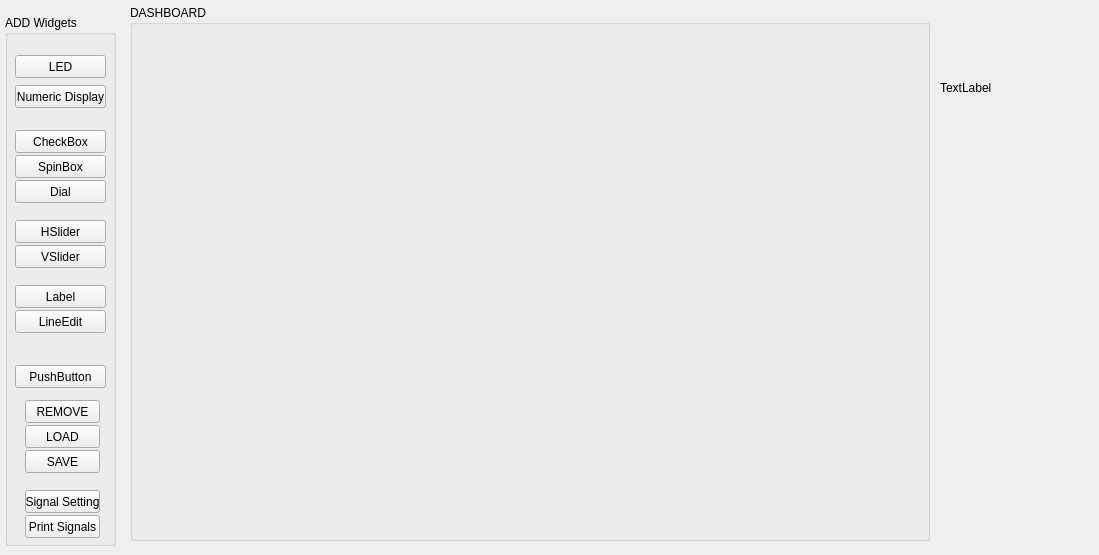
          <widget class="QWidget" name="tab_11">
           <attribute name="title">
            <string>DashBoard</string>
           </attribute>
           <widget class="QLabel" name="label_logo">
            <property name="geometry">
             <rect>
              <x>940</x>
              <y>10</y>
              <width>150</width>
              <height>156</height>
             </rect>
            </property>
            <property name="text">
             <string>TextLabel</string>
            </property>
           </widget>
           <widget class="QGroupBox" name="groupBox_Dashboard">
            <property name="geometry">
             <rect>
              <x>130</x>
              <y>5</y>
              <width>800</width>
              <height>536</height>
             </rect>
            </property>
            <property name="sizePolicy">
             <sizepolicy hsizetype="Preferred" vsizetype="Fixed">
              <horstretch>0</horstretch>
              <verstretch>0</verstretch>
             </sizepolicy>
            </property>
            <property name="title">
             <string>DASHBOARD</string>
            </property>
           </widget>
           <widget class="QGroupBox" name="groupBox_2">
            <property name="geometry">
             <rect>
              <x>5</x>
              <y>15</y>
              <width>111</width>
              <height>531</height>
             </rect>
            </property>
            <property name="autoFillBackground">
             <bool>true</bool>
            </property>
            <property name="title">
             <string>ADD Widgets</string>
            </property>
            <widget class="QPushButton" name="pushButton_13">
             <property name="geometry">
              <rect>
               <x>10</x>
               <y>115</y>
               <width>91</width>
               <height>23</height>
              </rect>
             </property>
             <property name="text">
              <string>CheckBox</string>
             </property>
            </widget>
            <widget class="QPushButton" name="pushButton_9">
             <property name="geometry">
              <rect>
               <x>10</x>
               <y>40</y>
               <width>91</width>
               <height>23</height>
              </rect>
             </property>
             <property name="text">
              <string>LED</string>
             </property>
            </widget>
            <widget class="QPushButton" name="pushButton_10">
             <property name="geometry">
              <rect>
               <x>10</x>
               <y>70</y>
               <width>91</width>
               <height>23</height>
              </rect>
             </property>
             <property name="text">
              <string>Numeric Display</string>
             </property>
            </widget>
            <widget class="QPushButton" name="pushButton_14">
             <property name="geometry">
              <rect>
               <x>10</x>
               <y>270</y>
               <width>91</width>
               <height>23</height>
              </rect>
             </property>
             <property name="text">
              <string>Label</string>
             </property>
            </widget>
            <widget class="QPushButton" name="pushButton_15">
             <property name="geometry">
              <rect>
               <x>10</x>
               <y>350</y>
               <width>91</width>
               <height>23</height>
              </rect>
             </property>
             <property name="text">
              <string>PushButton</string>
             </property>
            </widget>
            <widget class="QPushButton" name="pushButton_20">
             <property name="geometry">
              <rect>
               <x>10</x>
               <y>140</y>
               <width>91</width>
               <height>23</height>
              </rect>
             </property>
             <property name="text">
              <string>SpinBox</string>
             </property>
            </widget>
            <widget class="QPushButton" name="pushButton_17">
             <property name="geometry">
              <rect>
               <x>10</x>
               <y>165</y>
               <width>91</width>
               <height>23</height>
              </rect>
             </property>
             <property name="text">
              <string>Dial</string>
             </property>
            </widget>
            <widget class="QPushButton" name="pushButton_21">
             <property name="geometry">
              <rect>
               <x>10</x>
               <y>205</y>
               <width>91</width>
               <height>23</height>
              </rect>
             </property>
             <property name="text">
              <string>HSlider</string>
             </property>
            </widget>
            <widget class="QPushButton" name="pushButton_16">
             <property name="geometry">
              <rect>
               <x>10</x>
               <y>230</y>
               <width>91</width>
               <height>23</height>
              </rect>
             </property>
             <property name="text">
              <string>VSlider</string>
             </property>
            </widget>
            <widget class="QPushButton" name="pushButton_RemoveWidget">
             <property name="geometry">
              <rect>
               <x>20</x>
               <y>385</y>
               <width>75</width>
               <height>23</height>
              </rect>
             </property>
             <property name="text">
              <string>REMOVE</string>
             </property>
            </widget>
            <widget class="QPushButton" name="pushButton_12">
             <property name="geometry">
              <rect>
               <x>20</x>
               <y>410</y>
               <width>75</width>
               <height>23</height>
              </rect>
             </property>
             <property name="text">
              <string>LOAD</string>
             </property>
            </widget>
            <widget class="QPushButton" name="pushButton_11">
             <property name="geometry">
              <rect>
               <x>20</x>
               <y>435</y>
               <width>75</width>
               <height>23</height>
              </rect>
             </property>
             <property name="text">
              <string>SAVE</string>
             </property>
            </widget>
            <widget class="QPushButton" name="pushButton_19">
             <property name="geometry">
              <rect>
               <x>20</x>
               <y>500</y>
               <width>75</width>
               <height>23</height>
              </rect>
             </property>
             <property name="text">
              <string>Print Signals</string>
             </property>
            </widget>
            <widget class="QPushButton" name="pushButton_18">
             <property name="geometry">
              <rect>
               <x>20</x>
               <y>475</y>
               <width>75</width>
               <height>23</height>
              </rect>
             </property>
             <property name="text">
              <string>Signal Setting</string>
             </property>
            </widget>
            <widget class="QPushButton" name="pushButton_22">
             <property name="geometry">
              <rect>
               <x>10</x>
               <y>295</y>
               <width>91</width>
               <height>23</height>
              </rect>
             </property>
             <property name="text">
              <string>LineEdit</string>
             </property>
            </widget>
           </widget>
          </widget>
